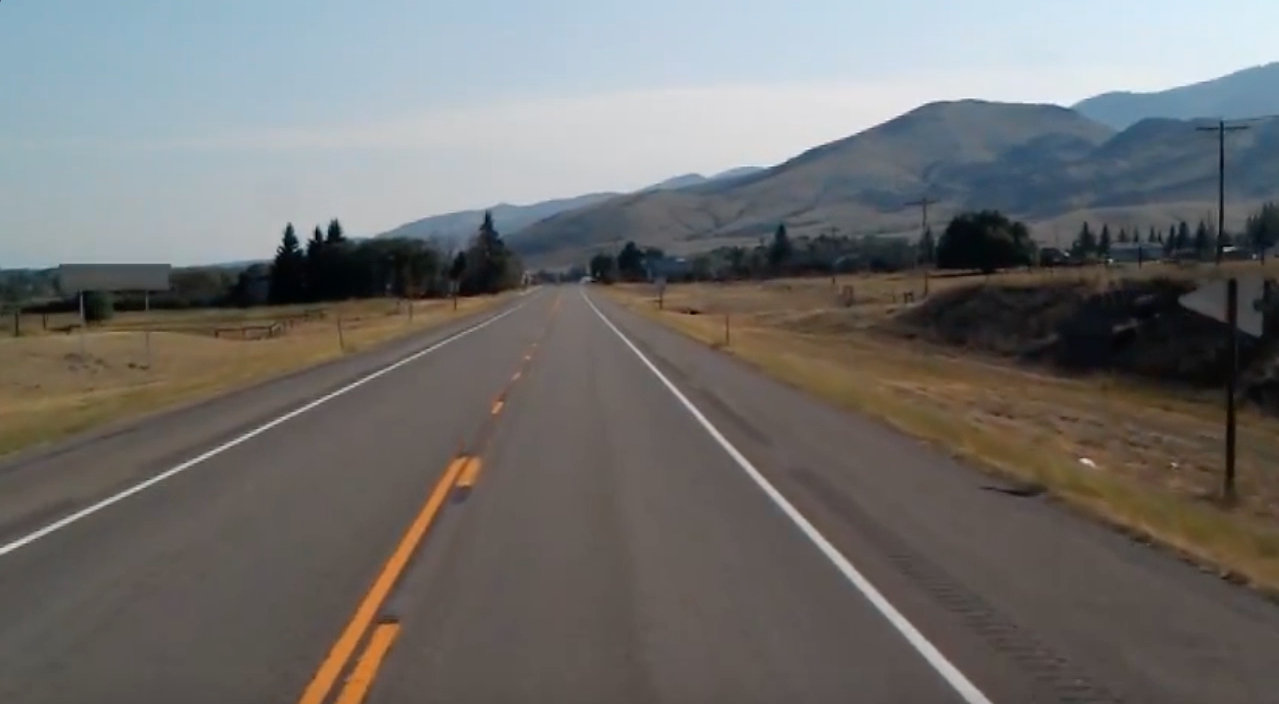
#> input picture test_image.jpg, 1279 x 704 px
$ python lanes.py
#> lines starting #> are read from the running program, lines starting #| are printed output that depends on the picture
import cv2
import numpy as np

image=cv2.imread('test_image.jpg')#reads the image
#> image is the input picture: shape (704, 1279, 3); mean B, G, R 109.7, 111.3, 112.3
lane_image=np.copy(image)#copies the image
gray=cv2.cvtColor(lane_image,cv2.COLOR_RGB2GRAY)#changes image to gray scale
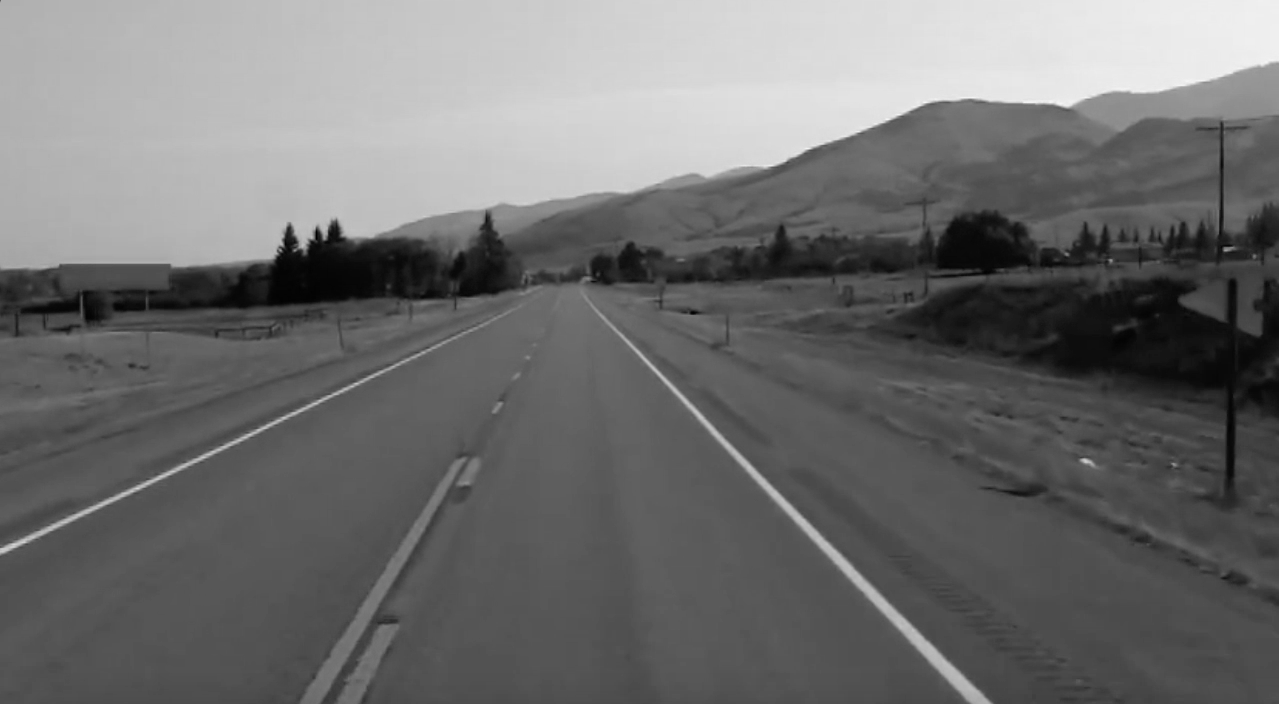
#> gray: shape (704, 1279); min 0, max 246, mean 110.9
cv2.imshow('result',image)#shows true image
blur=cv2.GaussianBlur(gray,(5,5),0)#blurs image using a 5 by 5 kernel and reduces noise
canny=cv2.Canny(blur,50,150)#image,low threshold,high threshold, a ratio of 1:2 or 1:3 is recommended to get the gradient edges
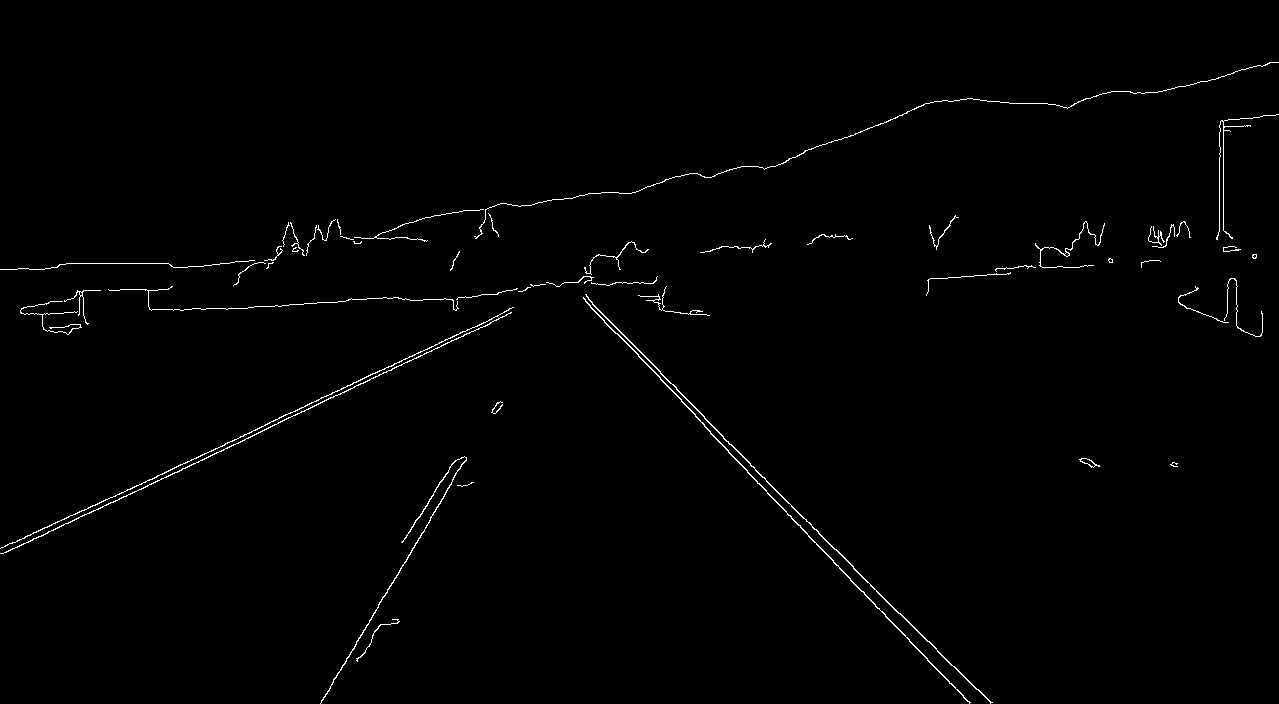
#> canny: shape (704, 1279); 0.91% white in thin lines or dots
cv2.imshow('result',canny)#shows gray scale image
cv2.waitKey(0)
